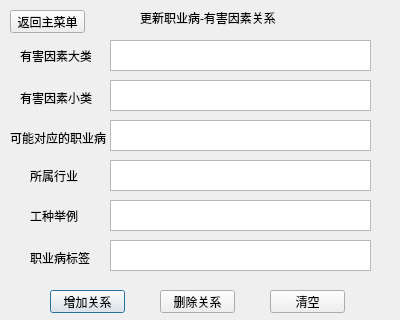
<?xml version="1.0" encoding="UTF-8"?>
<ui version="4.0">
 <class>Dialog</class>
 <widget class="QDialog" name="Dialog">
  <property name="geometry">
   <rect>
    <x>0</x>
    <y>0</y>
    <width>400</width>
    <height>320</height>
   </rect>
  </property>
  <property name="windowTitle">
   <string>Dialog</string>
  </property>
  <widget class="QLabel" name="label">
   <property name="geometry">
    <rect>
     <x>140</x>
     <y>10</y>
     <width>151</width>
     <height>16</height>
    </rect>
   </property>
   <property name="text">
    <string>更新职业病-有害因素关系</string>
   </property>
  </widget>
  <widget class="QLabel" name="label_2">
   <property name="geometry">
    <rect>
     <x>20</x>
     <y>40</y>
     <width>71</width>
     <height>31</height>
    </rect>
   </property>
   <property name="text">
    <string>有害因素大类</string>
   </property>
  </widget>
  <widget class="QLabel" name="label_3">
   <property name="geometry">
    <rect>
     <x>20</x>
     <y>90</y>
     <width>81</width>
     <height>16</height>
    </rect>
   </property>
   <property name="text">
    <string>有害因素小类</string>
   </property>
  </widget>
  <widget class="QLabel" name="label_4">
   <property name="geometry">
    <rect>
     <x>10</x>
     <y>130</y>
     <width>101</width>
     <height>16</height>
    </rect>
   </property>
   <property name="text">
    <string>可能对应的职业病</string>
   </property>
  </widget>
  <widget class="QLabel" name="label_5">
   <property name="geometry">
    <rect>
     <x>30</x>
     <y>170</y>
     <width>54</width>
     <height>12</height>
    </rect>
   </property>
   <property name="text">
    <string>所属行业</string>
   </property>
  </widget>
  <widget class="QLabel" name="label_6">
   <property name="geometry">
    <rect>
     <x>30</x>
     <y>210</y>
     <width>54</width>
     <height>12</height>
    </rect>
   </property>
   <property name="text">
    <string>工种举例</string>
   </property>
  </widget>
  <widget class="QLabel" name="label_7">
   <property name="geometry">
    <rect>
     <x>30</x>
     <y>250</y>
     <width>61</width>
     <height>16</height>
    </rect>
   </property>
   <property name="text">
    <string>职业病标签</string>
   </property>
  </widget>
  <widget class="QPlainTextEdit" name="big_hazards">
   <property name="geometry">
    <rect>
     <x>110</x>
     <y>40</y>
     <width>261</width>
     <height>31</height>
    </rect>
   </property>
  </widget>
  <widget class="QPlainTextEdit" name="small_hazards">
   <property name="geometry">
    <rect>
     <x>110</x>
     <y>80</y>
     <width>261</width>
     <height>31</height>
    </rect>
   </property>
  </widget>
  <widget class="QPlainTextEdit" name="diseases">
   <property name="geometry">
    <rect>
     <x>110</x>
     <y>120</y>
     <width>261</width>
     <height>31</height>
    </rect>
   </property>
  </widget>
  <widget class="QPlainTextEdit" name="occupations">
   <property name="geometry">
    <rect>
     <x>110</x>
     <y>160</y>
     <width>261</width>
     <height>31</height>
    </rect>
   </property>
  </widget>
  <widget class="QPlainTextEdit" name="examples">
   <property name="geometry">
    <rect>
     <x>110</x>
     <y>200</y>
     <width>261</width>
     <height>31</height>
    </rect>
   </property>
  </widget>
  <widget class="QPlainTextEdit" name="tag">
   <property name="geometry">
    <rect>
     <x>110</x>
     <y>240</y>
     <width>261</width>
     <height>31</height>
    </rect>
   </property>
  </widget>
  <widget class="QPushButton" name="addrule">
   <property name="geometry">
    <rect>
     <x>50</x>
     <y>290</y>
     <width>75</width>
     <height>23</height>
    </rect>
   </property>
   <property name="text">
    <string>增加关系</string>
   </property>
  </widget>
  <widget class="QPushButton" name="removerule">
   <property name="geometry">
    <rect>
     <x>160</x>
     <y>290</y>
     <width>75</width>
     <height>23</height>
    </rect>
   </property>
   <property name="text">
    <string>删除关系</string>
   </property>
  </widget>
  <widget class="QPushButton" name="clearrule">
   <property name="geometry">
    <rect>
     <x>270</x>
     <y>290</y>
     <width>75</width>
     <height>23</height>
    </rect>
   </property>
   <property name="text">
    <string>清空</string>
   </property>
  </widget>
  <widget class="QPushButton" name="goback">
   <property name="geometry">
    <rect>
     <x>10</x>
     <y>10</y>
     <width>75</width>
     <height>23</height>
    </rect>
   </property>
   <property name="text">
    <string>返回主菜单</string>
   </property>
  </widget>
 </widget>
 <resources/>
 <connections/>
</ui>
